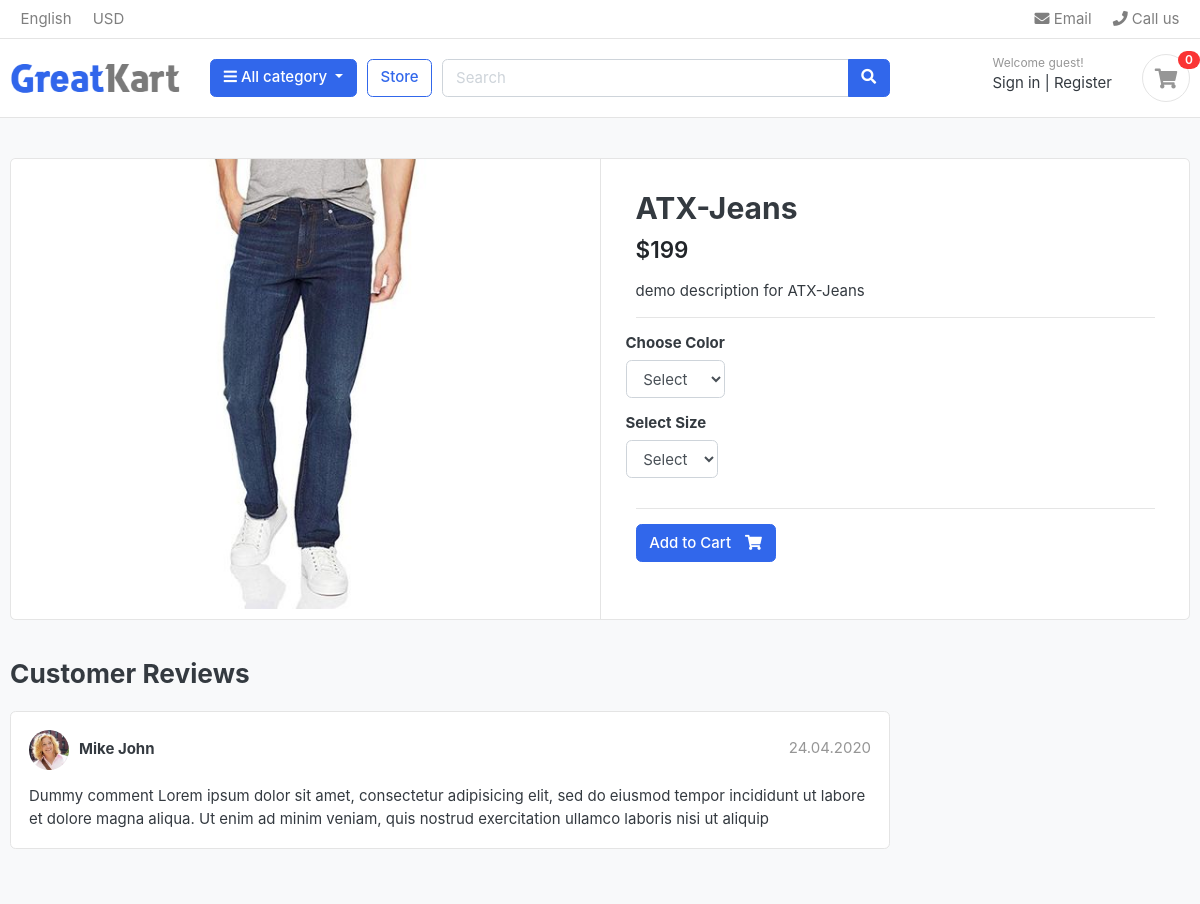
Page /store/category/jeans/atx-jeans/ on the earlier database version.
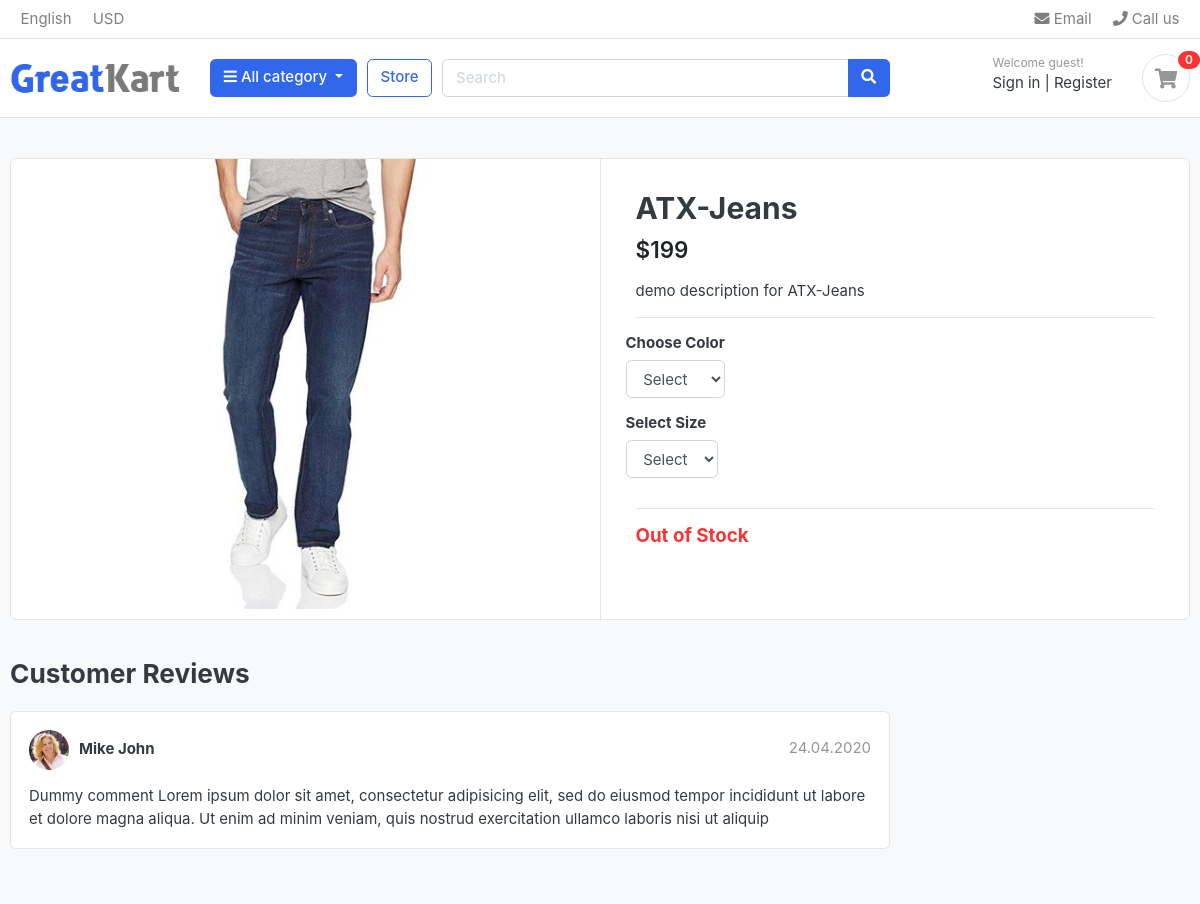
Same page on the later database version.
### store/views.py (the view)
# urls.py: path('category/<slug:category_slug>/<slug:product_slug>/', views.product_detail, name='product_detail'),
def product_detail(request, category_slug, product_slug):
    try:
        single_Product = Product.objects.get(category__slug=category_slug, slug=product_slug)
        in_cart = CartItem.objects.filter(cart__cart_id = _cart_id(request), product = single_Product).exists()
    except Exception as e:
        raise e
    context = {
        'single_Product' : single_Product,
        'in_cart' : in_cart,
    }
    return render(request, 'store/product_detail.html', context)

### carts/context_processors.py (called while the page is built)
def counter(request):
    cart_count = 0
    if 'admin' in request.path:
        return {}
    else:
        try:
            cart = Cart.objects.filter(cart_id = _cart_id(request))
            cart_items = CartItem.objects.all().filter(cart = cart[:1])
            for cart_item in cart_items:
                cart_count += cart_item.quantity
        except Cart.DoesNotExist:
            cart_count = 0
    return dict(cart_count = cart_count)

### carts/views.py (called while the page is built)
def _cart_id(request):
    cart = request.session.session_key
    if not cart:
        cart = request.session.create()
    return cart

### category/context_processors.py (called while the page is built)
def menu_links(request):
    links = Category.objects.all()
    return dict(links = links)

### category/models.py (called while the page is built)
    def get_url(self):
        return reverse('products_by_category', args=[self.slug])

### store/models.py (called while the page is built)
    def colors(self):
        return super(VariationManager,self).filter(variation_category='color', is_active=True)

    def sizes(self):
        return super(VariationManager,self).filter(variation_category='size', is_active=True)

### templates/store/product_detail.html (shortened to what this page needs)
{% extends 'base.html' %}
{% load static %}
{% block content %}
<section class="section-content padding-y bg">
    <div class="container">
    <div class="card">
        <div class="row no-gutters">
            <aside class="col-md-6">
    <article class="gallery-wrap">
        <div class="img-big-wrap">
           <a href="#"><img src="{{single_Product.images.url}}"></a>
        </div>
    </article>
            </aside>
            <main class="col-md-6 border-left">
    <form action="{% url 'add_cart' single_Product.id%}" method="POST">
    <article class="content-body">
    <h2 class="title">{{single_Product.product_name}}</h2>
    <div class="mb-3">
        <var class="price h4">${{single_Product.price}}</var>
    </div>
    <p>{{single_Product.description}}</p>
    <hr>
        <div class="row">
            <div class="item-option-select">
                <h6>Choose Color</h6>
                <select name='color' class='form-control' required>
                  <option value="" disabled selected>Select</option>
                </select>
            </div>
        </div>
        <div class="row">
            <div class="item-option-select">
                <h6>Select Size</h6>
                <select name='size' class='form-control' required>
                  <option value="" disabled selected>Select</option>
                </select>
            </div>
        </div>
        <hr>
        {% if single_Product.stock <= 0%}
        <h5 class='text-danger'> Out of Stock <h5>
              {% else %}
                <button type='submit' class="btn  btn-primary"> <span class="text">Add to Cart</span> <i class="fas fa-shopping-cart"></i>  </button>
        {% endif %}
        </article>
      </form>
            </main>
        </div>
    </div>
    <br>
    <div class="row">
                <div class="col-md-9">
        <header class="section-heading">
            <h3>Customer Reviews </h3>
        </header>
        <article class="box mb-3">
            <div class="icontext w-100">
                <img src="{% static './images/avatars/avatar1.jpg'%}" class="img-xs icon rounded-circle">
                <div class="text">
                    <span class="date text-muted float-md-right">24.04.2020 </span>
                    <h6 class="mb-1">Mike John </h6>
                </div>
            </div>
            <div class="mt-3">
                <p>
                    Dummy comment Lorem ipsum dolor sit amet, consectetur adipisicing elit, sed do eiusmod
                    tempor incididunt ut labore et dolore magna aliqua. Ut enim ad minim veniam,
                    quis nostrud exercitation ullamco laboris nisi ut aliquip
                </p>
            </div>
        </article>
        </div>
    </div>
    </div>
    </section>
    {% endblock %}

Differences in the rows shown:
changed Product "ATX-Jeans": stock 100 → 0 (drawn)
Other differences:
text no longer shown: "Add to Cart"
text now shown: "Out of Stock"
